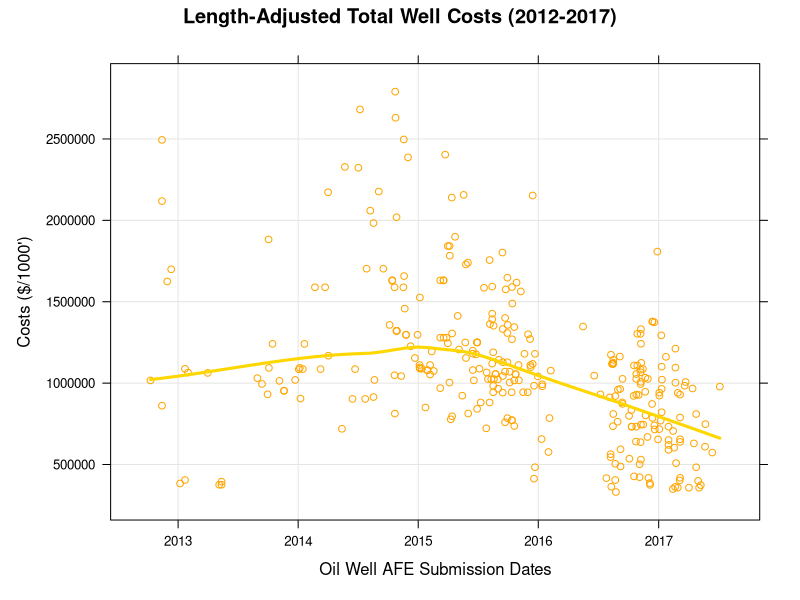

Recreate this plot in R.
library(lattice)
Data <- read.csv("afes.csv", header=TRUE)
str(Data)
Data$new <- Data$TotalCost / (Data$Length / 1000)
Data$ProductDates <- as.POSIXct(strptime(Data$ProductDates,"%d-%B-%Y"))
regmodel <- lm(new ~ ProductDates, data=Data)
xyplot(new ~ ProductDates, data = Data[order(Data$ProductDates),],
       xlab = "Oil Well AFE Submission Dates",
       ylab = "Costs ($/1000')",
       main = "Length-Adjusted Total Well Costs (2012-2017)",
       grid = TRUE,
       col = c('orange'),
       type = c("p", "smooth"), 
       col.line = "gold", 
       lwd = 3
)